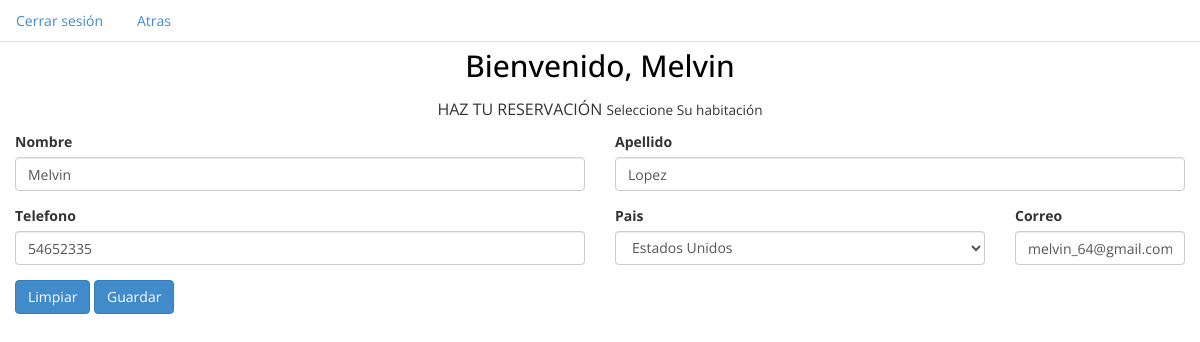
Screenshot of /views/admin_list.php?&id=11 (signed in) with the database file from the repository.
### tables this page shows
CREATE TABLE IF NOT EXISTS `usuarios` (
  `id` int(11) NOT NULL AUTO_INCREMENT,
  `nombre` varchar(200) NOT NULL,
  `apellido` varchar(200) NOT NULL,
  `telefono` varchar(25) NOT NULL,
  `correo` varchar(200) NOT NULL,
  `pass` varchar(200) NOT NULL,
  `id_tusuario` int(11) NOT NULL,
  `id_pais` int(11) NOT NULL,
  PRIMARY KEY (`id`),
  KEY `id_tusuario` (`id_tusuario`),
  KEY `id_pais` (`id_pais`)
);

### models/tipo_usuarios.php (called while the page is built, shortened)
<?php
    require_once("conexion.php");
  class Tipo_usuario{
    private $conexion = null;
        public function __construct(){
            $con = new conexion();
            $this->conexion = $con->getconexion();
        }
        public function getTipopais(){
            $fila = $this->conexion->query("SELECT * FROM pais");
            return $fila->fetch_all();
        }
        public function list_id(){
            $userId = $_SESSION['id_usuarios'];
            $sql = "SELECT * FROM usuarios WHERE id = $userId";
            $stmt = $this->conexion->query($sql);
            return $stmt->fetch_all();
        }
    }
?>

### models/conexion.php (called while the page is built, shortened)
<?php
    class conexion {
        private $host = "localhost";
        private $usuario = "root";
        private $clave = "";
        private $db= "hotel";
        private $con = null;
        public function __construct(){
            $this->con = new mysqli($this->host, $this->usuario, $this->clave, $this->db);
        }
        public function getConexion(){
            return $this->con;
        }
}
?>

### views/admin_list.php (the view, shortened to what this page needs)
<?php
        if(!isset($_SESSION['id_usuarios']) || empty($_SESSION['id_usuarios']) ){
            header('Location: login.php');
        }else{
            $usuario = $_SESSION['nombre'];
        }
?>
<?php
        if($_SESSION['id_tusuario'] == 1) {
            require_once("../models/tipo_usuarios.php");
            $t_usuario =  new Tipo_usuario();
            $paiss = $t_usuario->getTipopais();
        $stmt = $t_usuario->list_id();
$nombre = $stmt [0][1];
$apellido = $stmt [0][2];
$telefono = $stmt [0][3];
$correo = $stmt [0][4];
?>
<!DOCTYPE html>
<html xmlns="http://www.w3.org/1999/xhtml">
<head>
    <link href="../assets/css/bootstrap.css" rel="stylesheet" />
    <link href="../assets/css/font-awesome.css" rel="stylesheet" />
    <link href="../assets/css/custom-styles.css" rel="stylesheet" />
</head>
<body>
<div class="card text-center">
    <div class="card-header">
        <ul class="nav nav-tabs card-header-tabs">
            <li class="nav-item">
            <a class="nav-link active" href="login.php" >Cerrar sesión</a>
            </li>
            <li class="nav-item">
                    <a class="nav-link active" href="usuario_lista.php" >Atras</a>
            </li>
        </ul>
    </div>
    <div class="card-body">
        <h2 class="card-title">Bienvenido, <?= $usuario ?></h2>
        <p class="card-text"> HAZ TU RESERVACIÓN <small> Seleccione Su habitación</small></p>
    </div>
    </div>
    <form action="../controllers/usuario_controllers.php?action=editarinfoID&id=<?= $_GET['id'] ?>" method="post">
  <div class="form-row">
    <div class="form-group col-md-6">
      <label for="inputEmail4">Nombre</label>
      <input type="text" class="form-control" value="<?= $nombre ?>" name="nombre">
    </div>
    <div class="form-group col-md-6">
      <label for="inputPassword4">Apellido</label>
      <input type="text" class="form-control" value="<?= $apellido ?>" name="apellido">
    </div>
  </div>
   <div class="form-row">
    <div class="form-group col-md-6">
      <label for="inputCity">Telefono</label>
      <input type="text" class="form-control"  value="<?= $telefono ?>" name="telefono">
    </div>
    <div class="form-group col-md-4">
      <label for="inputState">Pais</label>
      <select class="form-control" name="id_pais" >
        <?php foreach ($paiss as $fila) { ?>
            <option value="<?= $fila[0] ?>"> <?= utf8_encode($fila[1]) ?> </option>
        <?php }?>
      </select>
    </div>
    <div class="form-group col-md-2">
      <label for="inputZip">Correo</label>
      <input type="text" class="form-control" value="<?= $correo ?>"  name="correo">
    </div>
  </div>
  <div class="form-group col-md-2">
    <div class="form-check">
    <button type="reset" class="btn btn-primary">Limpiar</button>
    <button type="submit" class="btn btn-primary">Guardar</button>
    </div>
  </div>
</form>
<?php } ?>

### assets/css/custom-styles.css (style rules this page uses)
body { font-family: 'Open Sans', sans-serif; }
.text-center { text-align:center; }
h1, .h1, h2, .h2, h3, .h3 { margin-top: 7px; margin-bottom: -5px; }
h2 { color: #000; }
p { font-size:16px; line-height:25px; padding-top:20px; }

### rows the page displays
usuarios: nombre "Melvin", apellido "Lopez", telefono "54652335", correo "melvin_64@gmail.com"

### other values shown
$usuario "Melvin"
form field id_pais "Estados Unidos"
